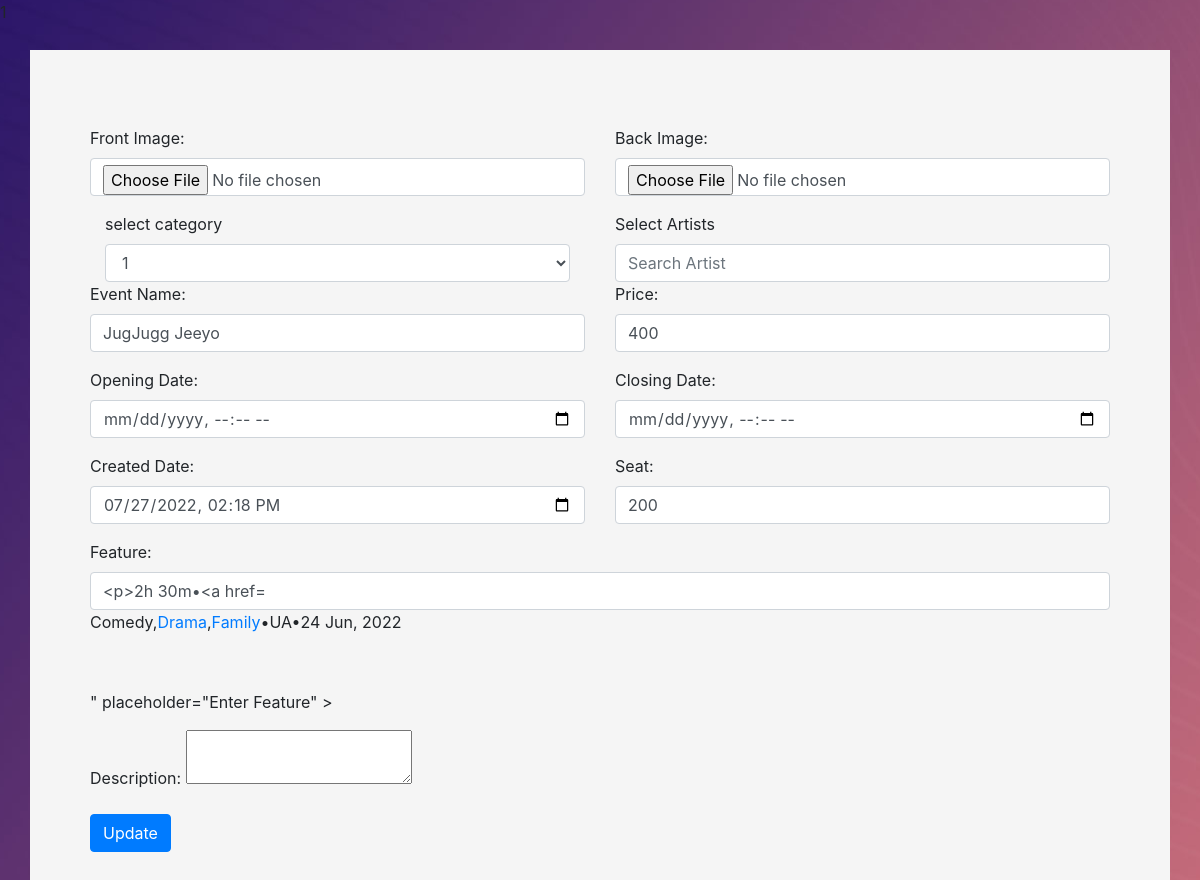
The page /admin/addevent.php?update=1 on the database its author committed.
### tables this page shows
CREATE TABLE `event` (
  `eventid` int(11) NOT NULL,
  `eventname` varchar(200) NOT NULL,
  `description` longtext NOT NULL,
  `feature` longtext NOT NULL,
  `shortimage` varchar(250) NOT NULL,
  `largeimage` varchar(250) NOT NULL,
  `openingdate` date NOT NULL,
  `closingdate` date NOT NULL,
  `seat` bigint(20) NOT NULL,
  `price` bigint(20) NOT NULL,
  `status` tinyint(1) NOT NULL,
  `createddate` datetime NOT NULL,
  `cat_id` int(11) NOT NULL,
  `art_id` varchar(100) NOT NULL
);

### admin/addevent.php (the view, shortened to what this page needs)
<?php
	include 'config/conn.php';
$add=true;
$name =null;
$createdate =null;
$openingdate =null;
$closingdate =null;
$price =null;
$seat =null;
$feature =null;
if(isset($_GET['update'])){
	$update =$_GET['update'];
	print_r($update);
$add =false;
$sql ="select * from event where eventid = '".$update."'  ";
$query = mysqli_query($conn,$sql);
$result =mysqli_fetch_array($query);
$name =$result['eventname'];
$createdate =$result['createddate'];
$closingdate=$result['closingdate'];
$openingdate=$result['openingdate'];
$price=$result['price'];
$seat=$result['seat'];
$cat_id=$result['cat_id'];
$feature=trim($result['feature']);
}
?><!DOCTYPE html>
<html lang="en">
<head>
  <link rel="stylesheet" href="css/bootstrap.min.css">
  <link rel="stylesheet" href="../css/show.css">
</head>
<body class="secc2">
<section class="container even">
<div class="row">
</div>
<div class="form-group row">
				  <div class="col-6">
					 <label for="email">Front Image:</label>
						<input type="file" class="form-control" id="sm" placeholder="Image" name="" accept="image/png, image/jpeg, image/webp ">
				  </div>
				  <div class="col-6">
					<label for="email">Back Image:</label>
					<input type="file" class="form-control" id="dm" placeholder="Image" name="" accept="image/png, image/jpeg, image/webp">
				  </div>
				</div>
				<div class="row">
					<div class="col-6">
				<div class="col">
					<label for="name" class="mr-sm-2"> select category</label>
					<select id="cat" class="form-control">
						<option value=""><?php if($add){
								?>select Category
							<?php
						}else{
							?><?php echo $cat_id;?>
							<?php
						}?></option>
									<?php
							print_r($desctiption);
							?>
					</select>
				</div>
					</div>
					<div class="col-6">
									 <label for="name" class="mr-sm-2">Select Artists</label>
									<div class="input_wrap">
										<div>
											<input type="text" value=""  class="form-control" id="artist_id" placeholder="Search Artist" oninput="searchArtists(this)">
										</div>
									</div>
								</div>
				</div>
				<div class="row">
					<div class="col-6">
						<div class="form-group">
						  <label for="email">Event Name:</label>
						  <input type="Name" class="form-control" id="name" value="<?php echo $name?>" placeholder="Enter Name" name="email">
						</div>
					</div>
					<div class="col-6">
						<div class="form-group">
						  <label for="email">Price:</label>
						  <input type="Price" class="form-control" id="price"  value="<?php echo $price?>" placeholder="Enter Price" name="email">
						</div>
					</div>
				</div>
				<div class="row">
					<div class="form-group col-6">
					  <label for="">Opening Date:</label>
					  <input type="datetime-local" class="form-control" id="open"  value="<?php echo $openingdate?>" placeholder="Enter email" name="email">
					</div>
					<div class="form-group col-6">
					  <label for="">Closing Date:</label>
					  <input type="datetime-local" class="form-control" id="close"  value="<?php echo $closingdate?>" placeholder="Enter email" name="email">
					</div>
					<div class="form-group col-6">
					  <label for="">Created Date:</label>
					  <input type="datetime-local" class="form-control" id="create" value="<?php echo $createdate?>" placeholder="Enter email" name="email">
					</div>
					<div class="form-group col-6">
					  <label for="email">Seat:</label>
					  <input type="text" class="form-control" id="seat"  value="<?php echo $seat?>" placeholder="Enter email" name="email">
					</div>
				</div>
				<div class="form-group">
				  <label >Feature:</label>
				  <input type="text" class="form-control" id="feature"  value="<?php echo $feature?>" placeholder="Enter Feature" >
				</div>
				<div class="form-group">
				  <label >Description:</label>
				  <textarea  id="description"  ></textarea>
				</div>
				<?php if($add){
					?>
					<button type="submit" id="submit"class="btn btn-primary">Submit</button>
					<?php
				}else{
					?>
					<button type="submit" id="update" class="btn btn-primary">Update</button>
					<?php
				}?>
</section>
</body>
</html>

### css/show.css (style rules this page uses)
.secc2 { background-image: url(../admin/img/sit.png); width:100%; background-color: #cccccc; }
.even { top: 50px; padding: 60px; margin: auto; width: 1200px; background: whitesmoke; position: absolute; left: 0; right: 0; }
.secc2 { background-image:url(../admin/img/eventback.jpg); background-attachment: fixed; background-position: center; }
.input_wrap { position:relative; }

### rows shown on the page
event: cat "1", email "JugJugg Jeeyo", email "400", email "07/27/2022 14:18", email "200", feature "Comedy , Drama , Family •UA•24 Jun, 2022"
